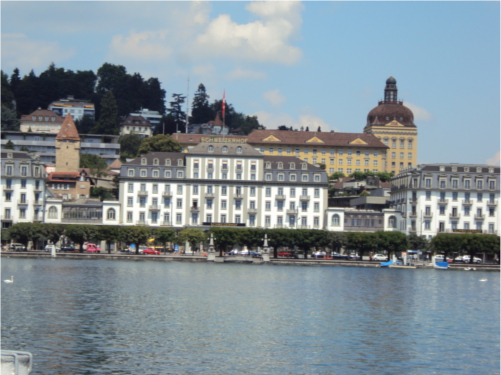
#> input picture MP3/Images/Input/part2/pier1.JPG, 501 x 375 px, found by its file name
$ python muralikrishnan_sairohit_A3_p2.py
#> lines starting #> are read from the running program, lines starting #| are printed output that depends on the picture; after the words box and inside, x2 and y2 are one past the last pixel; in counts of white or black regions, pixels touching at a corner belong together; long printed decimals are rounded
import numpy as np
import skimage
import cv2
import matplotlib.pyplot as plt
from scipy.spatial import distance
import scipy
import skimage.transform
from pylab import *
from scipy import signal
from scipy import *
import numpy as np
from PIL import Image


def sift(image):
    sift = cv2.SIFT_create()

    # Detecting keypoints and compute descriptors
    keypoints, descriptors = sift.detectAndCompute(image, None)

    # Drawing keypoints on the image
    image_with_keypoints = cv2.drawKeypoints(image, keypoints, None, color=(0, 0, 255), flags=cv2.DRAW_MATCHES_FLAGS_DRAW_RICH_KEYPOINTS)

    return image_with_keypoints, keypoints, descriptors


def display_keypoints_image(image):

    # Display the image in a window
    cv2.imshow("Keypoints Image",image)

    cv2.waitKey(0)
    cv2.destroyAllWindows()

def display_matched_image(img1,kp1,img2,kp2,matches):
    matched_img = cv2.drawMatches(img1, kp1, img2, kp2, matches,None,matchColor=(0, 0, 255), flags=cv2.DrawMatchesFlags_NOT_DRAW_SINGLE_POINTS)
    cv2.imshow('Matches', matched_img)
    cv2.waitKey(0)
    cv2.destroyAllWindows()

def calculate_euclidean_distance(k1,k2,d1,d2,threshold):
    bf = cv2.BFMatcher(cv2.NORM_L2, crossCheck=True)
    matches = bf.match(d1,d2)
    filtered_matches = [match for match in matches if match.distance < threshold]
    filtered_matches = sorted(filtered_matches, key=lambda x: x.distance)
    filtered_matches = np.array(filtered_matches)
    filtered_matches_coords = []
    for match in filtered_matches:
        # Get the keypoint coordinates using queryIdx and trainIdx
        coord1 = k1[match.queryIdx].pt  # Coordinates from the first image's keypoints
        coord2 = k2[match.trainIdx].pt  # Coordinates from the second image's keypoints

        # Append the coordinates as a pair in the list
        filtered_matches_coords.append([coord1[0], coord1[1], coord2[0], coord2[1]])

    # Convert to a numpy array for easier manipulation if needed
    filtered_matches_coords = np.array(filtered_matches_coords)

    return filtered_matches,filtered_matches_coords

    return filtered_matches

def ransac(img1, img2, matches, threshold_ransac):
    iteration_times = 1000
    inliners = 0
    max_inliners = 0

    for iter in range(0, iteration_times):
        subset_idx = np.random.choice(matches.shape[0], size=4, replace=False)
        subset = matches[subset_idx]

        H = find_H(subset)

        # The Homography matrix should be a full rank
        if np.linalg.matrix_rank(H) >= 3:
            errors = find_errors(matches, H)
        idx = np.where(errors < threshold_ransac)[0]
        inliers_points = matches[idx]

        # find the best number of inliners
        inliners = len(inliers_points)
        if inliners >= max_inliners:
            best_inliners = inliers_points.copy()
            max_inliners = inliners
            best_H = H.copy()
            avg_residual = sum(find_errors(matches[idx], H)) / inliners
    print("Total number of inliners: " + str(max_inliners) + " average residual: " + str(avg_residual))
    #show_inlier_matches(img1, img2, which_inliners)
    return best_H,best_inliners

def find_H(subset):
        M = []
        for i in range(subset.shape[0]):
            point1 = np.append(subset[i][0:2], 1)
            point2 = np.append(subset[i][2:4], 1)
            row1 = [0, 0, 0, point1[0], point1[1], point1[2], -point2[1]*point1[0], -point2[1]*point1[1], -point2[1]*point1[2]]
            row2 = [point1[0], point1[1], point1[2], 0, 0, 0, -point2[0]*point1[0], -point2[0]*point1[1], -point2[0]*point1[2]]
            M.append(row1)
            M.append(row2)

        M = np.array(M)
        U, s, V = np.linalg.svd(M)
        H = V[len(V)-1].reshape(3, 3)

        # normalizing the matrix
        if H[2, 2] != 0:
            H = H / H[2, 2]
        return H

def find_errors(matches, H):
    num_pairs = len(matches)
    matchingpoints1 = np.concatenate((matches[:, 0:2], np.ones((1, num_pairs)).T), axis=1)
    matchingpoints2 = matches[:, 2:4]
    transformed_p1 = np.zeros((num_pairs, 2))
    for i in range(num_pairs):
        transformed_p1[i] = (np.matmul(H, matchingpoints1[i]) / np.matmul(H,matchingpoints1[i])[-1])[0:2]

    # Finding the error for each matching pair
    errors = np.linalg.norm(matchingpoints2 - transformed_p1, axis=1) ** 2
    return errors


def plot_inlier_matches(ax, img1, img2, inliers):
    """
    Plot the matches between two images according to the matched keypoints
    :param ax: plot handle
    :param img1: left image
    :param img2: right image
    :inliers: x,y in the first image and x,y in the second image (Nx4)
    """
    res = np.hstack([img1, img2])
    ax.set_aspect('equal')
    ax.imshow(res, cmap='gray')

    ax.plot(inliers[:,0], inliers[:,1], '+r')
    ax.plot(inliers[:,2] + img1.shape[1], inliers[:,3], '+r')
    ax.plot([inliers[:,0], inliers[:,2] + img1.shape[1]],
            [inliers[:,1], inliers[:,3]], 'r', linewidth=0.4)
    ax.axis('off')


def warp_images(right, left, H):
    transform = skimage.transform.ProjectiveTransform(H)
    warp = skimage.transform.warp

    r, c = right.shape[:2]
    cornerpoints = np.array([[0, 0], [0, r], [c, 0], [c, r]])

    # Warping the left image corners to their new points
    warped_corners = transform(cornerpoints)

    all_corners = np.vstack((warped_corners, cornerpoints))

    corner_min = np.min(all_corners, axis=0)
    corner_max = np.max(all_corners, axis=0)

    output_shape = np.ceil((corner_max - corner_min)[::-1])

    # Offset transformation to align both images
    offset = skimage.transform.SimilarityTransform(translation=-corner_min)

    # Right image stays in its original coordinates
    right_warped = warp(right, offset.inverse, output_shape=output_shape, cval=0)

    # Left image is warped based on the transformation and offset
    left_warped = warp(left, (transform + offset).inverse, output_shape=output_shape, cval=0)

    # Create masks to identify where each image contributes to the final image
    right_mask = (right_warped != 0).astype(int)
    left_mask = (left_warped != 0).astype(int)

    # Calculate the overlap and ensure no division by zero
    overlap = right_mask + left_mask
    overlap = np.where(overlap < 1, 1, overlap)

    # Merge images by averaging pixel values in overlapping regions
    merged = (right_warped + left_warped) / overlap

    # Convert the merged image to RGB format
    stitched_img = np.array((255 * merged).astype('uint8'))
    stitched_img = Image.fromarray(stitched_img, mode='RGB')
    stitched_img = np.asarray(stitched_img)

    return stitched_img


def main(Image1,Image2,Image1C,Image2C):
    threshold = 1500
    threshold_ransac = 5
    image_with_keypoints1, keypoints1, descriptors1 = sift(Image1)
    image_with_keypoints2, keypoints2, descriptors2 = sift(Image2)
    #display_keypoints_image(image_with_keypoints1)
    matches,matches_coords = calculate_euclidean_distance(keypoints1,keypoints2,descriptors1,descriptors2,threshold)
    #display_matched_image(Image1,keypoints1,Image2,keypoints2,matches)
    homography_matrix,inliers = ransac(Image1,Image2,matches_coords,threshold_ransac)
    print(homography_matrix)
    fig, ax = plt.subplots(figsize=(20, 10))
    #plot_inlier_matches(ax, Image1, Image2, inliers)
    fig.savefig('inlier_matches.png', dpi=300, bbox_inches='tight')
    plt.show()
    stitched_image = warp_images(Image2C,Image1C,homography_matrix)
    # cv2.imshow("Stitched image",stitched_image)
    # cv2.waitKey(0)
    # cv2.destroyAllWindows()
    cv2.imwrite("stitched_image-2.jpg", stitched_image)
    return stitched_image


Im1 = cv2.imread(r"C:\Users\Rohit\OneDrive\Desktop\cv-code\MP3\Images\Input\part2\pier1.JPG")
#> Im1 is the input picture: shape (375, 501, 3); mean B, G, R 149.6, 143, 130.7
Im2 = cv2.imread(r"C:\Users\Rohit\OneDrive\Desktop\cv-code\MP3\Images\Input\part2\pier2.JPG")
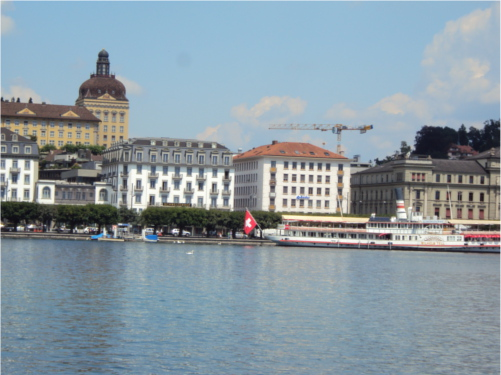
#> input picture MP3/Images/Input/part2/pier2.JPG, 501 x 375 px, found by its file name
#> Im2 is the input picture: shape (375, 501, 3); mean B, G, R 162.2, 152.9, 137.6
Im3 = cv2.imread(r"C:\Users\Rohit\OneDrive\Desktop\cv-code\MP3\Images\Input\part2\pier3.JPG")
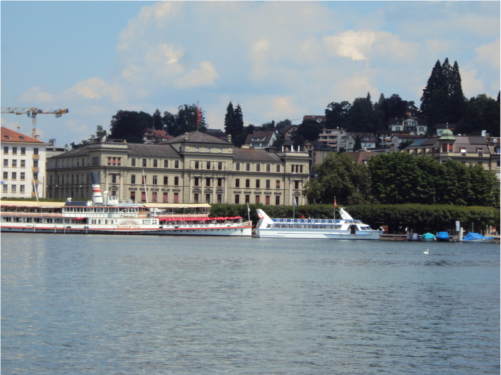
#> input picture MP3/Images/Input/part2/pier3.JPG, 501 x 375 px, found by its file name
#> Im3 is the input picture: shape (375, 501, 3); mean B, G, R 146.2, 139.8, 129.1
Image1c = cv2.normalize(Im1, None, 0, 255, cv2.NORM_MINMAX).astype('uint8')
Image2c = cv2.normalize(Im2, None, 0, 255, cv2.NORM_MINMAX).astype('uint8')
Image3c = cv2.normalize(Im3, None, 0, 255, cv2.NORM_MINMAX).astype('uint8')
Image1 = cv2.cvtColor(Im1, cv2.COLOR_BGR2GRAY)
Image2 = cv2.cvtColor(Im2, cv2.COLOR_BGR2GRAY)
Image3 = cv2.cvtColor(Im3, cv2.COLOR_BGR2GRAY)

stiched_image1c = main(Image1,Image2,Image1c,Image2c)
#> in sift, `keypoints, descriptors = sift.detectAndCompute(image, None)`: keypoints = 1780 keypoints; strongest (x, y, size): (466, 257, 3.9), (318, 253, 2.8), (8, 195, 5.7), (195, 203, 3.4)
#> in main, `image_with_keypoints1, keypoints1, descriptors1 = sift(Image1)`: keypoints1 has the same summary as keypoints in sift
#> in sift (call 2), `keypoints, descriptors = sift.detectAndCompute(image, None)`: keypoints = 1298 keypoints; strongest (x, y, size): (388, 236, 4.5), (175, 231, 3.9), (31, 226, 2.7), (19, 228, 2.8)
#> in sift (call 2), `image_with_keypoints = cv2.drawKeypoints(image, keypoints, None, color..`:
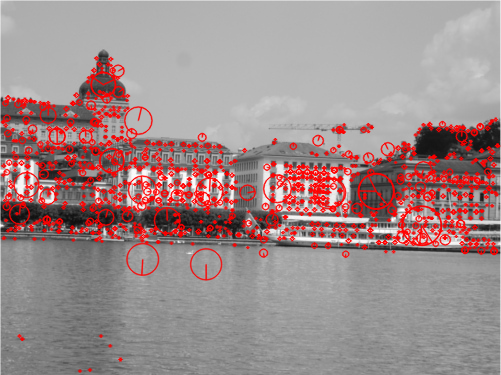
#> image_with_keypoints: shape (375, 501, 3); mean of channels 0, 1, 2 138.3, 138.3, 159.4; drawn as B, G, R
#> in main, `image_with_keypoints2, keypoints2, descriptors2 = sift(Image2)`: keypoints2 has the same summary as keypoints in sift
#> in calculate_euclidean_distance, `matches = bf.match(d1,d2)`: matches = 584 matches
#> the loop in calculate_euclidean_distance, `for match in filtered_matches:` made 584 passes
#> (coord1, coord2) on passes 1 to 3: ((388.3, 232.8), (99.28, 205.9)), ((371.2, 230.5), (82.06, 203.4)), ((360.9, 130.8), (72.82, 103.3))
#> after the loop in calculate_euclidean_distance, `for match in filtered_matches:`: filtered_matches_coords = 584 items, first 6: [388.3, 232.8, 99.28, 205.9], [371.2, 230.5, 82.06, 203.4], [360.9, 130.8, 72.82, 103.3], [382.6, 148.9, 94.62, 121.9], [371.9, 236.3, 82.79, 209.2], [413.7, 208.4, 124.7, 181.9]
#> in calculate_euclidean_distance, `filtered_matches_coords = np.array(filtered_matches_coords)`: filtered_matches_coords = 584 rows, first 6: [388.3, 232.8, 99.28, 205.9], [371.2, 230.5, 82.06, 203.4], [360.9, 130.8, 72.82, 103.3], [382.6, 148.9, 94.62, 121.9], [371.9, 236.3, 82.79, 209.2], [413.7, 208.4, 124.7, 181.9]
#> in main, `matches,matches_coords = calculate_euclidean_distance(keypoints1,keypo..`: matches_coords has the same summary as filtered_matches_coords in calculate_euclidean_distance
#> the loop in ransac, `for iter in range(0, iteration_times):` made 1000 passes
#> (idx, inliners, max_inliners, avg_residual) on pass 1: ([92, 186, 239, 246, 517], 5, 5, 1.94e-20)
#> (idx, inliners, max_inliners, avg_residual) on pass 2: ([35, 88, 146, 170, 252, 291, 362, 483, 499], 9, 9, 1.18)
#> after the loop in ransac, `for iter in range(0, iteration_times):`: avg_residual = 0.258; best_H = [[1.1, 0.00655, -320.2], [0.0443, 1.1, -49.35], [0.000172, 0.000116, 1]]; best_inliners = 372 rows, first 6: [388.3, 232.8, 99.28, 205.9], [371.2, 230.5, 82.06, 203.4], [360.9, 130.8, 72.82, 103.3], [382.6, 148.9, 94.62, 121.9], [371.9, 236.3, 82.79, 209.2], [413.7, 208.4, 124.7, 181.9]; max_inliners = 372
#| Total number of inliners: 372 average residual: 0.2583
#> in main, `homography_matrix,inliers = ransac(Image1,Image2,matches_coords,thresh..`: homography_matrix has the same summary as best_H in ransac; inliers has the same summary as best_inliners in ransac
#| [[ 1.10107153e+00  6.55276779e-03 -3.20224259e+02]
#|  [ 4.42624828e-02  1.10437226e+00 -4.93532945e+01]
#|  [ 1.71890865e-04  1.16197547e-04  1.00000000e+00]]
#> in warp_images, `warped_corners = transform(cornerpoints)`: warped_corners = [[-320.2, -49.35], [-304.5, 349.6], [213.1, -25.02], [207, 342.5]]
#> in warp_images, `all_corners = np.vstack((warped_corners, cornerpoints))`: all_corners = [[-320.2, -49.35], [-304.5, 349.6], [213.1, -25.02], [207, 342.5], [0, 0], [0, 375], [501, 0], [501, 375]]
#> in warp_images, `corner_min = np.min(all_corners, axis=0)`: corner_min = [-320.2, -49.35]
#> in warp_images, `corner_max = np.max(all_corners, axis=0)`: corner_max = [501, 375]
#> in warp_images, `output_shape = np.ceil((corner_max - corner_min)[::-1])`: output_shape = [425, 822]
#> in warp_images, `right_mask = (right_warped != 0).astype(int)`:
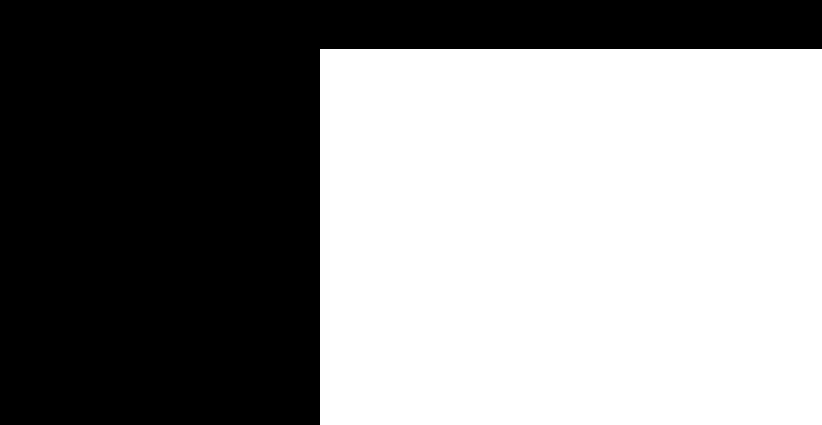
#> right_mask: shape (425, 822, 3) int64; values 0 (black) and 1 (white), 54% white; 1 black region, box (x1, y1, x2, y2) and area: (0, 0, 822, 425) 160598
#> in warp_images, `left_mask = (left_warped != 0).astype(int)`: left_mask: shape (425, 822, 3) int64; values 0 (black) and 1 (white), 57.6% white; 1 black region, box (x1, y1, x2, y2) and area: (0, 0, 822, 425) 148181
#> in warp_images, `overlap = right_mask + left_mask`: overlap: shape (425, 822, 3) int64; 3 distinct labels, from 0 to 2
#> in warp_images, `overlap = np.where(overlap < 1, 1, overlap)`: overlap: shape (425, 822, 3) int64; values 1 (black) and 2 (white), 20.8% white; 1 white region, box (x1, y1, x2, y2) and area: (320, 49, 533, 395) 72604
stitched_image1c = cv2.normalize(stiched_image1c, None, 0, 255, cv2.NORM_MINMAX).astype('uint8')

stiched_image1 = cv2.cvtColor(stiched_image1c, cv2.COLOR_BGR2GRAY)
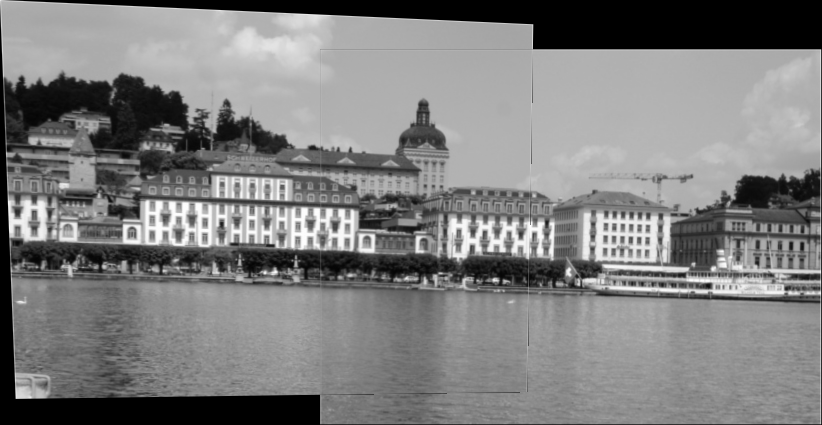
#> stiched_image1: shape (425, 822); min 0, max 254, mean 126.1
stiched_image2 = main(stiched_image1,Image3,stiched_image1c,Image3c)
#> in sift (call 3), `keypoints, descriptors = sift.detectAndCompute(image, None)`: keypoints = 2689 keypoints; strongest (x, y, size): (708, 286, 4.5), (21, 393, 8.7), (495, 280, 3.9), (275, 272, 4)
#> in main (call 2), `image_with_keypoints1, keypoints1, descriptors1 = sift(Image1)`: keypoints1 has the same summary as keypoints in sift
#> in sift (call 4), `keypoints, descriptors = sift.detectAndCompute(image, None)`: keypoints = 1315 keypoints; strongest (x, y, size): (463, 151, 2.4), (261, 213, 5), (353, 228, 4.9), (457, 223, 3.1)
#> in main (call 2), `image_with_keypoints2, keypoints2, descriptors2 = sift(Image2)`: keypoints2 has the same summary as keypoints in sift
#> call 2 of calculate_euclidean_distance, with threshold = 1500
#> in calculate_euclidean_distance (call 2), `matches = bf.match(d1,d2)`: matches = 647 matches
#> in calculate_euclidean_distance (call 2), `matches = bf.match(d1,d2)`:
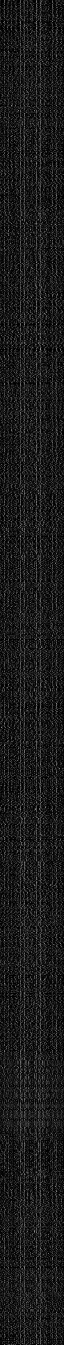
#> d1: shape (2689, 128) float32 (shown at 1/2 size); min 0, max 220, mean 26.8
#> the loop in calculate_euclidean_distance (call 2), `for match in filtered_matches:` made 647 passes
#> (coord1, coord2) on passes 1 to 3: ((691, 284.9), (66.93, 219.8)), ((682.3, 274.8), (57.97, 209.9)), ((766.6, 206.5), (141.7, 141.5))
#> after the loop in calculate_euclidean_distance (call 2), `for match in filtered_matches:`: filtered_matches_coords = 647 items, first 6: [691, 284.9, 66.93, 219.8], [682.3, 274.8, 57.97, 209.9], [766.6, 206.5, 141.7, 141.5], [647.8, 228.1, 22.78, 163.1], [654.2, 219.3, 29.2, 154], [684.1, 290.6, 59.88, 225.8]
#> in calculate_euclidean_distance (call 2), `filtered_matches_coords = np.array(filtered_matches_coords)`: filtered_matches_coords = 647 rows, first 6: [691, 284.9, 66.93, 219.8], [682.3, 274.8, 57.97, 209.9], [766.6, 206.5, 141.7, 141.5], [647.8, 228.1, 22.78, 163.1], [654.2, 219.3, 29.2, 154], [684.1, 290.6, 59.88, 225.8]
#> in main (call 2), `matches,matches_coords = calculate_euclidean_distance(keypoints1,keypo..`: matches_coords has the same summary as filtered_matches_coords in calculate_euclidean_distance
#> the loop in ransac (call 2), `for iter in range(0, iteration_times):` made 1000 passes
#> (idx, inliners, max_inliners, avg_residual) on pass 1: ([23, 30, 107, 140, 257], 5, 5, 4.47e-19)
#> (inliners, max_inliners, avg_residual) on pass 2: (272, 272, 1.12)
#| Total number of inliners: 310 average residual: 0.41
#| [[ 1.10414932e+00  1.03487405e-02 -6.91674842e+02]
#|  [ 1.59542958e-02  1.11623298e+00 -8.63336383e+01]
#|  [ 1.25262406e-04  5.70630577e-05  1.00000000e+00]]
#> in warp_images (call 2), `right_mask = (right_warped != 0).astype(int)`: right_mask: shape (462, 1193, 3) int64; values 0 (black) and 1 (white), 34.2% white; 1 white region, box (x1, y1, x2, y2) and area: (691, 86, 1193, 462) 188752
#> in warp_images (call 2), `left_mask = (left_warped != 0).astype(int)`: left_mask: shape (462, 1193, 3) int64; values 0 (black) and 1 (white), 64.4% white; 1 black region, box (x1, y1, x2, y2) and area: (0, 0, 1193, 462) 196419
#> in warp_images (call 2), `overlap = right_mask + left_mask`: overlap: shape (462, 1193, 3) int64; 3 distinct labels, from 0 to 2
#> in warp_images (call 2), `overlap = np.where(overlap < 1, 1, overlap)`: overlap: shape (462, 1193, 3) int64; values 1 (black) and 2 (white), 12.8% white; 1 white region, box (x1, y1, x2, y2) and area: (691, 86, 888, 448) 70791
#> in warp_images (call 2), `merged = (right_warped + left_warped) / overlap`:
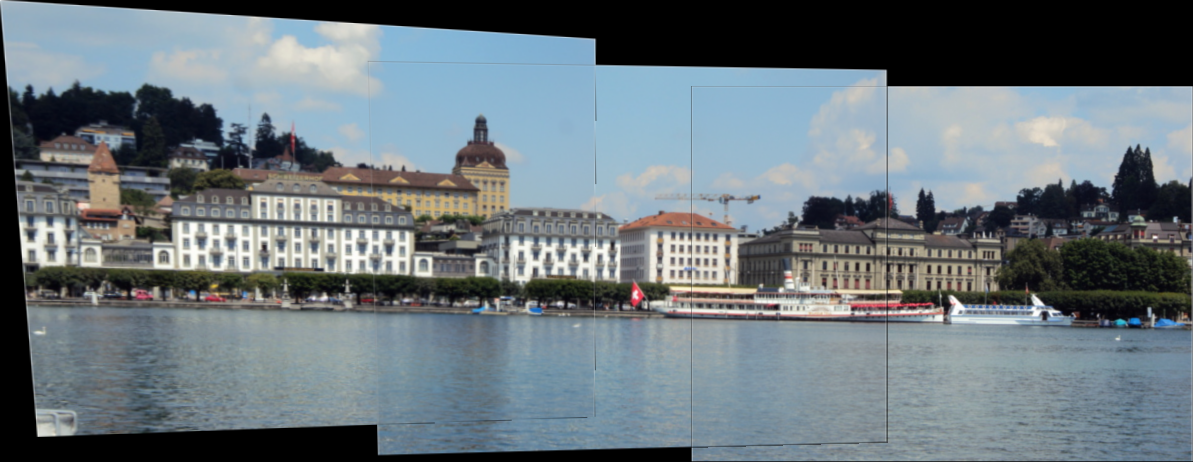
#> merged: shape (462, 1193, 3) float64; mean B, G, R 0.487, 0.463, 0.421
